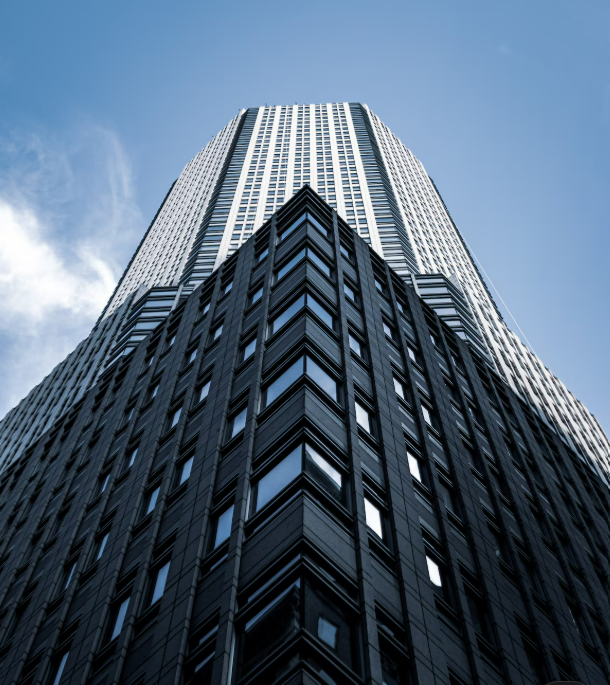
#> input picture building.png, 610 x 685 px
$ jupyter execute --allow-errors 'IPP_Practical_File_2_ (1).ipynb'   (older library calls are emulated)
#> lines starting #> are read from the running program, lines starting #| are printed output that depends on the picture; after the words box and inside, x2 and y2 are one past the last pixel; in counts of white or black regions, pixels touching at a corner belong together
# IPP Practical File 2 — Image Processing

**Note:** This notebook runs independently using generated sample images, so it does not depend on `building.png`. If your instructor requires real natural/outdoor and plant/skin images, replace the generated sample images with your own real images before submission.

[cell 1]
import cv2
import numpy as np
import matplotlib.pyplot as plt
from collections import Counter
import heapq
from skimage.feature import graycomatrix, graycoprops
from skimage.metrics import peak_signal_noise_ratio, structural_similarity
from sklearn.cluster import KMeans

np.random.seed(42)
print("Libraries loaded successfully")
print("OpenCV:", cv2.__version__)

## Problem 1: Comparative Edge Detection — Sobel, Laplacian and Canny

[cell 2]
# Problem 1: Comparative Edge Detection

img = cv2.imread("building.png", cv2.IMREAD_GRAYSCALE)
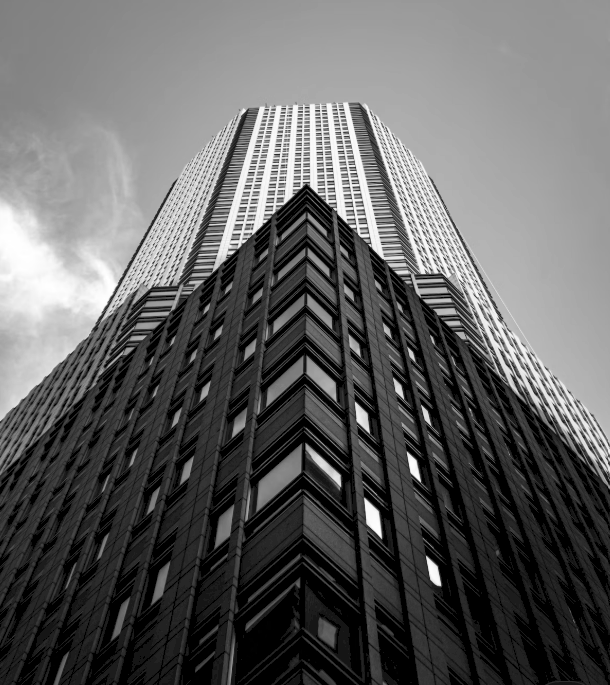
#> img: shape (685, 610); min 0, max 255, mean 97.6

if img is None:
    raise FileNotFoundError("Check that building.png is in the notebook folder")

img = cv2.resize(img, (256, 256))
#> img: shape (256, 256)

sobel_x = cv2.Sobel(img, cv2.CV_64F, 1, 0, ksize=3)
sobel_y = cv2.Sobel(img, cv2.CV_64F, 0, 1, ksize=3)
sobel = cv2.convertScaleAbs(np.sqrt(sobel_x**2 + sobel_y**2))
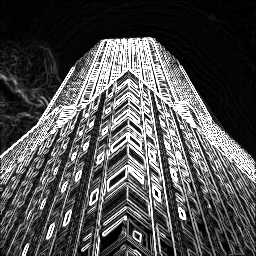
#> sobel: shape (256, 256); min 0, max 255, mean 80.6

laplacian = cv2.convertScaleAbs(
    cv2.Laplacian(img, cv2.CV_64F)
)
canny = cv2.Canny(img, 50, 150)
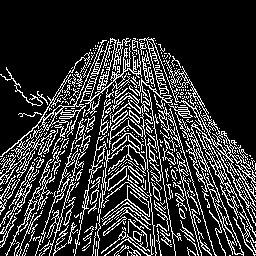
#> canny: shape (256, 256); 20% white in thin lines or dots, all inside (x1, y1, x2, y2) = (0, 37, 256, 256)

fig, ax = plt.subplots(1, 4, figsize=(13, 4))
for a, image, title in zip(
    ax, [img, sobel, laplacian, canny],
    ["Original Building", "Sobel", "Laplacian", "Canny"]
):
    a.imshow(image, cmap="gray")
    a.set_title(title)
    a.axis("off")
#> this loop made 4 passes
#> title on passes 1 to 4: 'Original Building', 'Sobel', 'Laplacian', 'Canny'

plt.tight_layout()
plt.show()

**Observation:** Sobel detects intensity gradients in horizontal and vertical directions. Laplacian detects rapid intensity changes in multiple directions but can amplify noise. Canny uses smoothing and edge tracking and often produces thin, connected edges. Results depend on image content and threshold settings.

## Problem 2: Noise Sensitivity — Sobel and Laplacian

[cell 3]
clean = img.copy()
gaussian_noise = np.clip(clean.astype(np.float32) + np.random.normal(0, 25, clean.shape), 0, 255).astype(np.uint8)
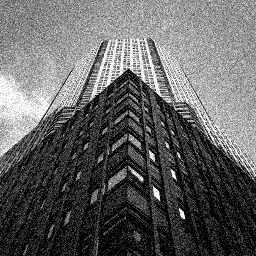
#> gaussian_noise: shape (256, 256); min 0, max 255, mean 98.5
sp_noise = clean.copy()
rng = np.random.random(clean.shape)
sp_noise[rng < 0.04] = 0
sp_noise[rng > 0.96] = 255

def edge_pair(image):
    sx = cv2.Sobel(image, cv2.CV_64F, 1, 0, ksize=3)
    sy = cv2.Sobel(image, cv2.CV_64F, 0, 1, ksize=3)
    sob = cv2.convertScaleAbs(np.sqrt(sx**2 + sy**2))
    lap = cv2.convertScaleAbs(cv2.Laplacian(image, cv2.CV_64F))
    return sob, lap

gs, gl = edge_pair(gaussian_noise)
ss, sl = edge_pair(sp_noise)
median = cv2.medianBlur(sp_noise, 3)
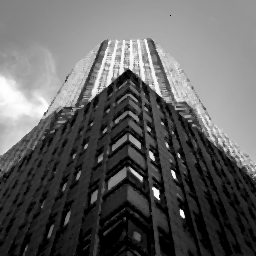
#> median: shape (256, 256); min 0, max 254, mean 97.5
ms, ml = edge_pair(median)
#> in edge_pair (call 3), `sx = cv2.Sobel(image, cv2.CV_64F, 1, 0, ksize=3)`:
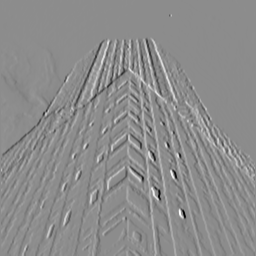
#> sx: shape (256, 256) float64; min -971, max 792, mean -0.2; drawn with min black and max white
#> in edge_pair (call 3), `sy = cv2.Sobel(image, cv2.CV_64F, 0, 1, ksize=3)`:
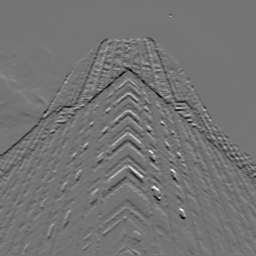
#> sy: shape (256, 256) float64; min -747, max 885, mean -3.9; drawn with min black and max white
#> in edge_pair (call 3), `sob = cv2.convertScaleAbs(np.sqrt(sx**2 + sy**2))`:
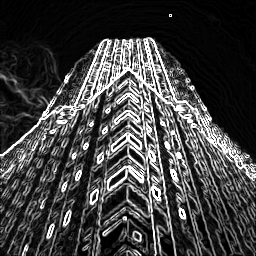
#> sob: shape (256, 256); min 0, max 255, mean 63.9
#> in edge_pair (call 3), `lap = cv2.convertScaleAbs(cv2.Laplacian(image, cv2.CV_64F))`:
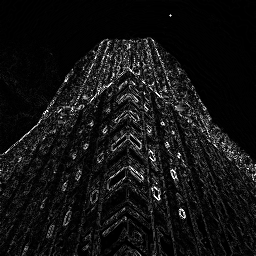
#> lap: shape (256, 256); min 0, max 255, mean 18.8
images = [clean, gaussian_noise, sp_noise, gs, gl, ss, sl, ms, ml]
titles = ["Clean", "Gaussian noise", "Salt-pepper noise", "Gaussian + Sobel", "Gaussian + Laplacian", "Salt-pepper + Sobel", "Salt-pepper + Laplacian", "Median-filtered + Sobel", "Median-filtered + Laplacian"]
fig, ax = plt.subplots(3, 3, figsize=(11, 10))
for a, im, title in zip(ax.flat, images, titles):
    a.imshow(im, cmap="gray"); a.set_title(title); a.axis("off")
#> this loop made 9 passes
plt.tight_layout(); plt.show()

**Observation:** Noise creates false edges and reduces clarity. Laplacian is often especially sensitive to noise. Gaussian blur can reduce Gaussian noise, while median filtering is useful for salt-and-pepper noise. Too much smoothing can remove genuine fine edges.

## Problem 3: RLE versus Huffman Compression

[cell 4]
# A 20x20 image with long repeated runs
sample = np.zeros((20, 20), dtype=np.uint8)
sample[:10, :] = 50
sample[10:15, :] = 100
sample[15:, :] = 200
flat = sample.ravel()
original_bits = flat.size * 8

# RLE estimate: 8 bits for value + 8 bits for run length; split runs at 255
runs = []
value, count = int(flat[0]), 1
for item in flat[1:]:
    item = int(item)
    if item == value and count < 255:
        count += 1
    else:
        runs.append((value, count)); value, count = item, 1
runs.append((value, count))
rle_bits = len(runs) * 16

# Huffman code length calculation
freq = Counter(map(int, flat))
heap = [[f, [[symbol, ""]]] for symbol, f in freq.items()]
heapq.heapify(heap)
if len(heap) == 1:
    huffman_lengths = {heap[0][1][0][0]: 1}
else:
    while len(heap) > 1:
        left = heapq.heappop(heap); right = heapq.heappop(heap)
        for item in left[1]: item[1] = "0" + item[1]
        for item in right[1]: item[1] = "1" + item[1]
        heapq.heappush(heap, [left[0] + right[0], left[1] + right[1]])
    huffman_lengths = {symbol: len(code) for symbol, code in heap[0][1]}
huffman_bits = sum(freq[symbol] * length for symbol, length in huffman_lengths.items())

print("Original size:", original_bits, "bits")
print("RLE estimated size:", rle_bits, "bits")
print("Huffman data size (excluding tree/header):", huffman_bits, "bits")
print("RLE reduction:", round(100 * (1 - rle_bits/original_bits), 2), "%")
print("Huffman reduction:", round(100 * (1 - huffman_bits/original_bits), 2), "%")
print("RLE runs:", len(runs))

**Observation:** RLE is effective when consecutive pixels repeat, while Huffman coding gives shorter codes to frequent symbols. These are theoretical comparisons: the RLE estimate assumes 8 bits each for value and run length, and Huffman size excludes tree/header overhead. Actual file size may differ.

## Problem 4: JPEG-style 8×8 DCT, Quantization, PSNR and SSIM

[cell 5]
Q = np.array([
[16,11,10,16,24,40,51,61], [12,12,14,19,26,58,60,55],
[14,13,16,24,40,57,69,56], [14,17,22,29,51,87,80,62],
[18,22,37,56,68,109,103,77], [24,35,55,64,81,104,113,92],
[49,64,78,87,103,121,120,101], [72,92,95,98,112,100,103,99]
], dtype=np.float32)

def jpeg_dct_demo(image, factor):
    h, w = image.shape
    rec = np.zeros((h, w), dtype=np.float32)
    for y in range(0, h, 8):
        for x in range(0, w, 8):
            block = image[y:y+8, x:x+8].astype(np.float32) - 128
            coeff = cv2.dct(block)
            quantized = np.round(coeff / (Q * factor))
            restored = cv2.idct(quantized * (Q * factor)) + 128
            rec[y:y+8, x:x+8] = restored
    return np.clip(rec, 0, 255).astype(np.uint8)

jpeg_results = []
for factor in [0.5, 1.0, 2.0]:
    result = jpeg_dct_demo(img, factor)
    jpeg_results.append(result)
    print(f"Factor {factor}: PSNR={peak_signal_noise_ratio(img, result, data_range=255):.2f} dB, SSIM={structural_similarity(img, result, data_range=255):.4f}")
#> this loop made 3 passes
#| Factor 0.5: PSNR=32.14 dB, SSIM=0.9541
#| Factor 1.0: PSNR=28.35 dB, SSIM=0.9137
#| Factor 2.0: PSNR=25.75 dB, SSIM=0.8586
#> after the loop, jpeg_results = 3 items
fig, ax = plt.subplots(1, 4, figsize=(13, 4))
for a, im, title in zip(ax, [img] + jpeg_results, ["Original", "Low quantization", "Medium quantization", "High quantization"]):
    a.imshow(im, cmap="gray"); a.set_title(title); a.axis("off")
#> this loop made 4 passes
plt.tight_layout(); plt.show()

**Observation:** Stronger quantization discards more DCT information and generally reduces PSNR and SSIM. It may create visible block boundaries, ringing, and texture loss. PSNR measures pixel-level error; SSIM measures structural similarity. The factor values here are demonstration settings, not official JPEG quality values.

## Problem 5: GLCM Texture Segmentation using K-Means

[cell 6]
# Create an image with two different texture regions
texture_img = np.zeros((100, 100), dtype=np.uint8)
texture_img[:50, :] = np.random.randint(0, 60, (50, 100), dtype=np.uint8)
texture_img[50:, :] = np.random.randint(150, 256, (50, 100), dtype=np.uint8)
# Quantize intensity to 8 levels for GLCM
qimg = (texture_img // 32).astype(np.uint8)
features, positions = [], []
for y in range(0, 100, 10):
    for x in range(0, 100, 10):
        patch = qimg[y:y+10, x:x+10]
        g = graycomatrix(patch, distances=[1], angles=[0], levels=8, symmetric=True, normed=True)
        features.append([graycoprops(g, "contrast")[0,0], graycoprops(g, "energy")[0,0], graycoprops(g, "homogeneity")[0,0]])
        positions.append((y, x))
features = np.asarray(features)
labels = KMeans(n_clusters=3, random_state=42, n_init=10).fit_predict(features)
segmented = np.zeros((100, 100), dtype=np.uint8)
for (y, x), label in zip(positions, labels):
    segmented[y:y+10, x:x+10] = label
fig, ax = plt.subplots(1, 2, figsize=(9, 4))
ax[0].imshow(texture_img, cmap="gray"); ax[0].set_title("Sample texture image"); ax[0].axis("off")
ax[1].imshow(segmented, cmap="viridis"); ax[1].set_title("GLCM K-Means (K=3)"); ax[1].axis("off")
plt.tight_layout(); plt.show()
#> after `plt.tight_layout()`:
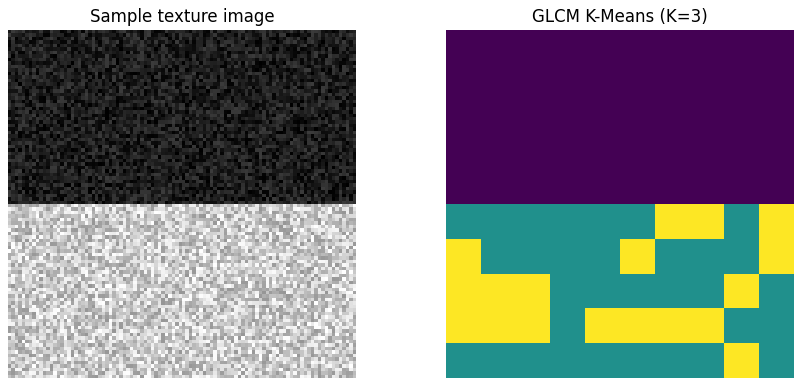
#> figure drawn by matplotlib, 2 panels
print("Features used: contrast, energy, homogeneity")
print("Clusters created:", len(np.unique(labels)))
